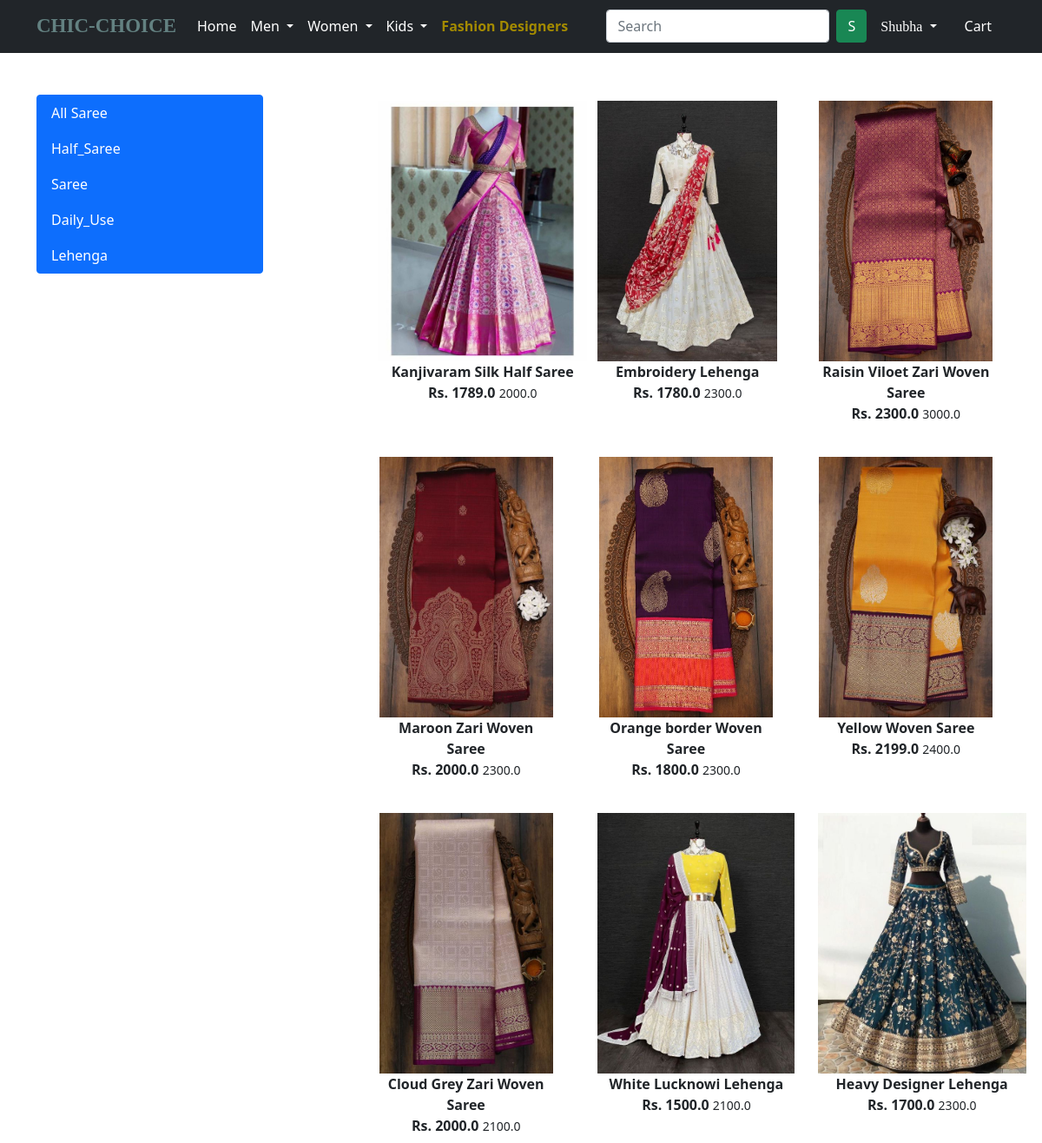
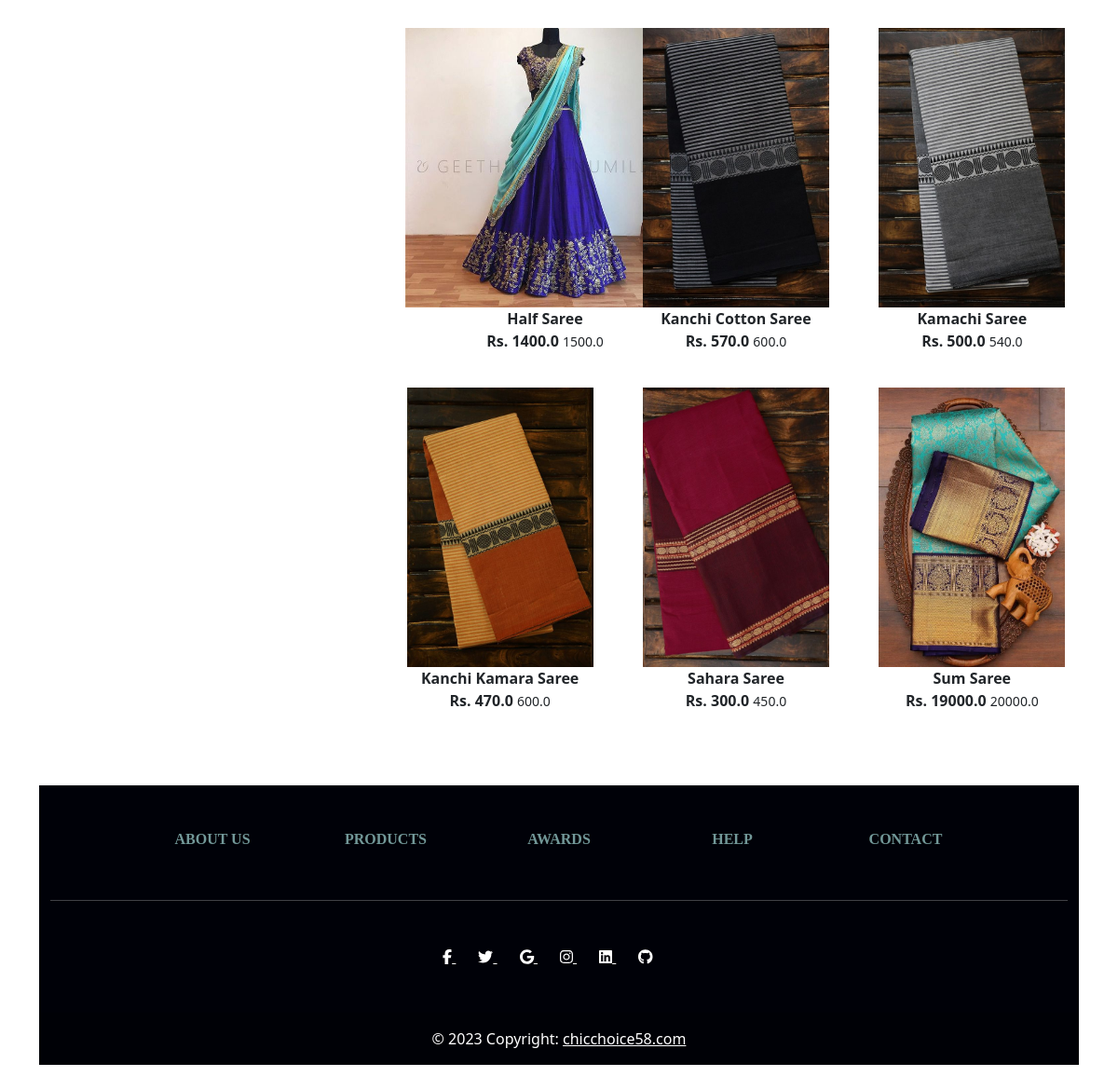
The page /saree/ (signed in) on the database its author committed (2 pictures, top to bottom).
### app/models.py (models this page shows, shortened)
class Product(models.Model):
    title = models.CharField(max_length=100)
    selling_price = models.FloatField()
    discounted_price = models.FloatField()
    description = models.TextField()
    brand = models.CharField(max_length=100)
    category = models.CharField(choices=CATEGORY_CHOICES,max_length=4)
    product_image = models.ImageField(upload_to="productimg")

### app/views.py (the view)
# urls.py: path('saree/', views.saree, name='saree'),
@login_required
def saree(request, data=None):
    if data == None:
        saree = Product.objects.filter(category="S")
    elif data == "Half_Saree" or data == "Saree" or data == "Daily_Use" or data == "Lehenga" :
        saree = Product.objects.filter(category="S").filter(brand=data)
    return render(request, 'app/saree.html', {"saree":saree})

### app/templates/app/saree.html (shortened to what this page needs)
{% extends 'app/base.html' %}
{% load static %}
{% block main-content %}
<div class="container my-5">
 <div class="row">
  <div class="col-sm-3">
    <div class="list-group">
      <a href="{% url 'saree' %}" class="list-group-item list-group-item-action active" aria-current="true">
        All Saree
      </a>
      <a href="{% url 'sareedata' 'Half_Saree' %}" class="list-group-item list-group-item-action active" aria-current="true">
        Half_Saree
        </a>
        <a href="{% url 'sareedata' 'Saree' %}" class="list-group-item list-group-item-action active" aria-current="true">
        Saree
        </a>
        <a href="{% url 'sareedata' 'Daily_Use' %}" class="list-group-item list-group-item-action active" aria-current="true">
        Daily_Use
        </a>
        <a href="{% url 'sareedata' 'Lehenga' %}" class="list-group-item list-group-item-action active" aria-current="true">
        Lehenga
            </a>
    </div>
  </div>
  <div class="col-sm-8 offset-sm-1">
    <div class="row">
      {% for product in saree  %}
          <div class="col-sm-4 text-center mb-4">
              <a href="{% url 'product-detail' product.id %}" class="btn">
                  <div class="item">
                      <img src="{{ product.product_image.url }}" alt="" height="300" class="">
                      <div class="fw-bold"> {{product.title}} </div>
                      <div class="fw-bold"> Rs. {{product.discounted_price}}
                          <small class="fw-light text-decoration-line-trough"> {{ product.selling_price }} </small>
                      </div>
                  </div>
              </a>
          </div>
      {% endfor %}
     </div>
  </div>
 </div>
</div>
{% endblock main-content %}

### app/templates/app/base.html (shortened to what this page needs)
<!doctype html>
{% load static %}
<html lang="en">
  <head>
    <link href="https://cdn.jsdelivr.net/npm/bootstrap@5.0.0-beta1/dist/css/bootstrap.min.css" rel="stylesheet">
    <link rel="stylesheet" href="{% static 'app/css/owl.carousel.min.css' %}">
    <link rel="stylesheet" href="{% static 'app/css/all.min.css' %}">
    <link rel="stylesheet" href="{% static 'app/css/style.css' %}">
    <link rel="stylesheet" href="{% static 'app/css/designer_login.css' %}">
  </head>
  <body>
    <nav class="navbar navbar-expand-lg navbar-dark bg-dark">
     <div class="container">
       <a class="navbar-brand" href="/"><b style="font-weight: 1300;color: rgb(99, 129, 129); font-family:Cursive;font-size: 23px;">CHIC-CHOICE</b></a>
       <div class="collapse navbar-collapse" id="navbarSupportedContent">
         <ul class="navbar-nav me-auto mb-2 mb-lg-0">
           <li class="nav-item">
             <a class="nav-link active" aria-current="page" href="/">Home</a>
           </li>
           <li class="nav-item dropdown">
             <a class="nav-link dropdown-toggle text-white" href="#" id="electronicsDropdown" role="button" data-bs-toggle="dropdown" aria-expanded="false">
               Men
             </a>
           </li>
           <li class="nav-item dropdown">
             <a class="nav-link dropdown-toggle text-white" href="#" id="fashionDropdown" role="button" data-bs-toggle="dropdown" aria-expanded="false">
              Women
             </a>
           </li>
           <li class="nav-item dropdown">
            <a class="nav-link dropdown-toggle text-white" href="#" id="fashionDropdown" role="button" data-bs-toggle="dropdown" aria-expanded="false">
            Kids
            </a>
          </li>
          <li class="nav-item">
             <a style="color: #A38A00; font-weight: 700;" class="nav-link active" aria-current="page" href="{% url 'designers' %}">Fashion Designers</a>
           </li>
         </ul>
         <form class="d-flex" action="{% url 'search' %}" method="GET">
          <input class="form-control me-2" type="search" name="query" placeholder="Search" aria-label="Search">
          <button class="btn btn-success" type="submit" style="font-weight: 500;">S</button>
      </form>
         <div>
          <ul class="navbar-nav me-auto mb-2 mb-lg-0">
            {%  if request.user.is_authenticated %}
           <li class="nav-item dropdown mx-2">
              <a class="nav-link dropdown-toggle text-white" href="#" id="profileDropdown" role="button" data-bs-toggle="dropdown" aria-expanded="false">
                <span style="font-family:cursive;" class="text">{{ request.user.username|capfirst }}</span>
              </a>
                </li>
                <li class="nav-item mx-2">
                <a href="{% url 'showcart' %}" class="nav-link text-white"> Cart </a>
                </li>
            {% endif %}
          </ul>
         </div>
       </div>
     </div>
    </nav>
    {% block main-content %} {% endblock main-content %}
<div class="container my-5">
  <footer class="text-center text-white" style="background-color: #000108">
    <div class="container">
      <section class="mt-5">
        <div class="row text-center d-flex justify-content-center pt-5">
          <div class="col-md-2">
            <h6 class="text-uppercase font-weight-bold">
              <a style="font-family:cursive; color: rgb(114, 152, 152); font-weight: 800; text-decoration: none;" href="{% url 'about' %}" >About us</a>
            </h6>
          </div>
          <div class="col-md-2">
            <h6 class="text-uppercase font-weight-bold">
              <a style="font-family:cursive; color: rgb(114, 152, 152); font-weight: 800; text-decoration: none;" href="{% url 'home' %}" >Products</a>
            </h6>
          </div>
          <div class="col-md-2">
            <h6 class="text-uppercase font-weight-bold">
              <a style="font-family:cursive; color: rgb(114, 152, 152); font-weight: 800; text-decoration: none;" href="#!" >Awards</a>
            </h6>
          </div>
          <div class="col-md-2">
            <h6 class="text-uppercase font-weight-bold">
              <a style="font-family:cursive; color: rgb(114, 152, 152); font-weight: 800; text-decoration: none;" href="{% url 'help' %}" >Help</a>
            </h6>
          </div>
          <div class="col-md-2">
            <h6 class="text-uppercase font-weight-bold">
              <a style="font-family:cursive; color: rgb(114, 152, 152); font-weight: 800; text-decoration: none;" href="{% url 'contact' %}" >Contact</a>
            </h6>
          </div>
        </div>
      </section>
      <hr class="my-5" />
      <section class="text-center mb-5">
        <a href="" class="text-white me-4">
          <i class="fab fa-facebook-f"></i>
        </a>
        <a href="" class="text-white me-4">
          <i class="fab fa-twitter"></i>
        </a>
        <a href="" class="text-white me-4">
          <i class="fab fa-google"></i>
        </a>
        <a href="" class="text-white me-4">
          <i class="fab fa-instagram"></i>
        </a>
        <a href="" class="text-white me-4">
          <i class="fab fa-linkedin"></i>
        </a>
        <a href="" class="text-white me-4">
          <i class="fab fa-github"></i>
        </a>
      </section>
    </div>
    <div
         class="text-center p-3"
         style="background-color: rgba(0, 0, 0, 0.2)"
         >
      © 2023 Copyright:
      <a class="text-white" href="#"
         >chicchoice58.com</a
        >
    </div>
  </footer>
</div>
  </body>
</html>

### rows shown on the page
Product: product_image (picture), title "Kanjivaram Silk Half Saree", discounted_price "1789.0", selling_price "2000.0"
Product: product_image (picture), title "Embroidery Lehenga", discounted_price "1780.0", selling_price "2300.0"
Product: product_image (picture), title "Raisin Viloet Zari Woven Saree", discounted_price "2300.0", selling_price "3000.0"
Product: product_image (picture), title "Maroon Zari Woven Saree", discounted_price "2000.0", selling_price "2300.0"
Product: product_image (picture), title "Orange border Woven Saree", discounted_price "1800.0", selling_price "2300.0"
Product: product_image (picture), title "Yellow Woven Saree", discounted_price "2199.0", selling_price "2400.0"
Product: product_image (picture), title "Cloud Grey Zari Woven Saree", discounted_price "2000.0", selling_price "2100.0"
Product: product_image (picture), title "White Lucknowi Lehenga", discounted_price "1500.0", selling_price "2100.0"
Product: product_image (picture), title "Heavy Designer Lehenga", discounted_price "1700.0", selling_price "2300.0"
Product: product_image (picture), title "Half Saree", discounted_price "1400.0", selling_price "1500.0"
Product: product_image (picture), title "Kanchi Cotton Saree", discounted_price "570.0", selling_price "600.0"
Product: product_image (picture), title "Kamachi Saree", discounted_price "500.0", selling_price "540.0"
Product: product_image (picture), title "Kanchi Kamara Saree", discounted_price "470.0", selling_price "600.0"
Product: product_image (picture), title "Sahara Saree", discounted_price "300.0", selling_price "450.0"
Product: product_image (picture), title "Sum Saree", discounted_price "19000.0", selling_price "20000.0"

### other values the page prints
{{ request.user.username|capfirst }} "Shubha"
